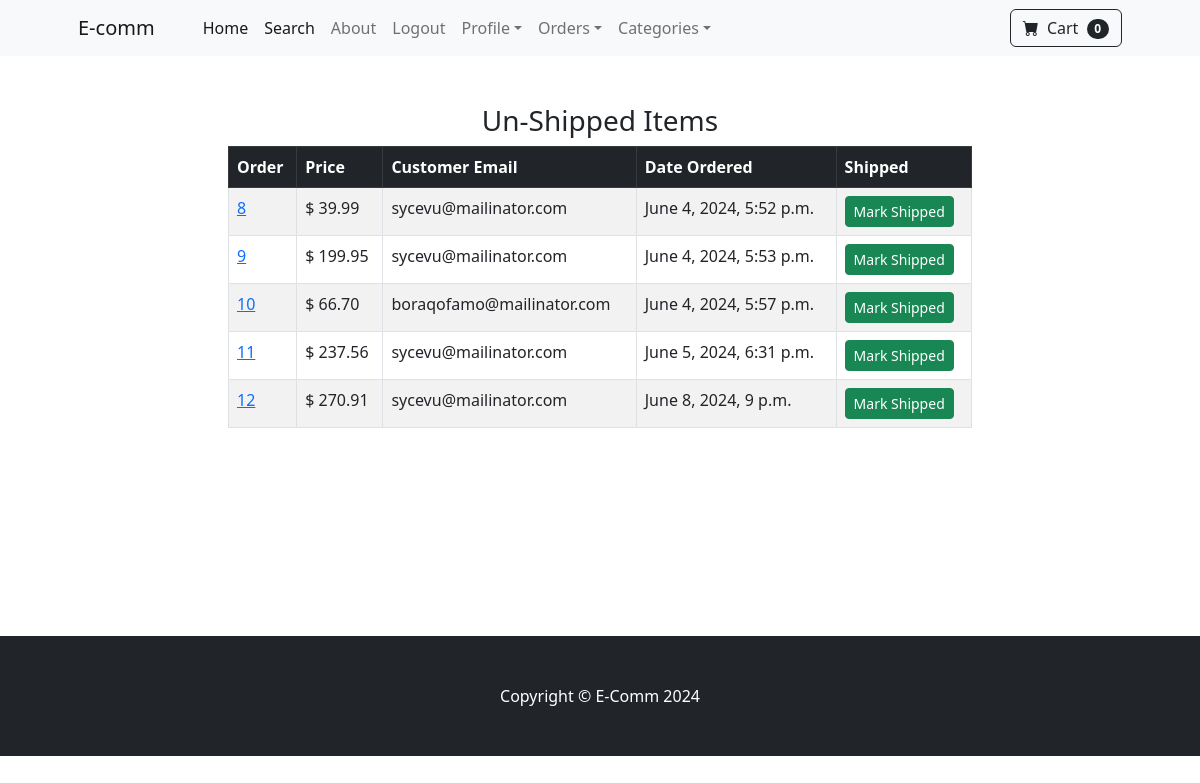
/payment/not_shipped_dash (signed in), run on an earlier commit of the app's database.
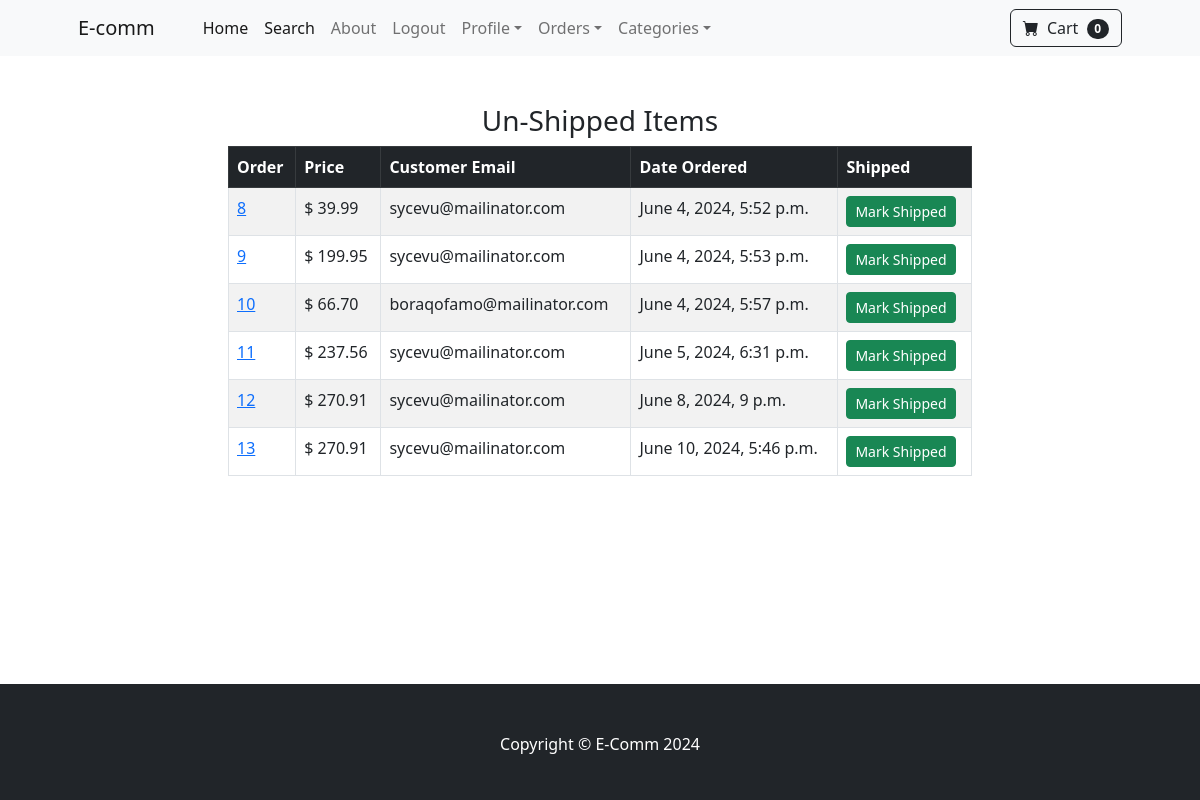
And on a later commit of the database.
### payment/models.py (models this page shows, shortened)
class Order(models.Model):
    user = models.ForeignKey(User, on_delete=models.CASCADE, null=True, blank=True)
    full_name = models.CharField(max_length=255)
    email = models.EmailField(max_length=255)
    shipping_address = models.TextField(max_length=15000)
    amount_paid = models.DecimalField(max_digits=10, decimal_places=2)
    date_ordered = models.DateTimeField(auto_now_add=True)
    shipped = models.BooleanField(default=False)
    date_shipped = models.DateTimeField(blank=True, null=True)

### payment/views.py (the view, shortened to what this page needs)
# urls.py: path('not_shipped_dash', views.not_shipped_dash, name='not_shipped_dash'),
def not_shipped_dash(request):
    if request.user.is_authenticated and request.user.is_superuser:
        orders = Order.objects.filter(shipped=False)
        return render(request, "payment/not_shipped_dash.html", {"orders":orders})
    else:
        messages.success(request, "Access Denied")
        return redirect ('home')

### cart/cart.py (called while the page is built)
    def __len__(self):
        return len(self.cart)

### cart/context_processors.py (called while the page is built)
def cart(request):
    return {'cart': Cart(request)}

### payment/templates/payment/not_shipped_dash.html (shortened to what this page needs)
{% extends 'base.html' %}
{% block content %}
        <div class="container">
            <div class="row">
                <center>
                    <div class="col-8">
                        <br><br>
                      <h3>Un-Shipped Items</h3>
                      <table class="table table-striped table-hover table-bordered">
                        <thead class="table-dark">
                          <tr>
                            <th scope="col">Order</th>
                            <th scope="col">Price</th>
                            <th scope="col">Customer Email</th>
                            <th scope="col">Date Ordered</th>
                            <th scope="col">Shipped</th>
                          </tr>
                        </thead>
                        <tbody>
                            {%  for item in orders  %}
                          <tr>
                            <td><a href="{% url 'orders' item.id %}">{{ item.id  }}</a></td>
                            <td>$ {{ item.amount_paid  }}</td>
                            <td>{{ item.email   }}</td>
                            <td>{{ item.date_ordered  }}</td>
                            <td>
                            <form method="POST">
                              <button type="Submit" class="btn btn-success btn-sm">Mark Shipped</button>
                            </form>
                            </td>
                        </tr>
                            {% endfor %}
                        </tbody>
                      </table>
                    </div>
                </center>
            </div>
        </div>
        <br><br><br><br><br><br><br><br>
{% endblock %}

### store/templates/base.html (shortened to what this page needs)
{% load static %}
<!DOCTYPE html>
<html lang="en">
    <head>
        <link href="https://cdn.jsdelivr.net/npm/bootstrap-icons@1.5.0/font/bootstrap-icons.css" rel="stylesheet" />
        <link href="{% static 'css/styles.css' %}" rel="stylesheet" />
    </head>
    <body>
    {% include 'navbar.html'%}
    {% block content %}
    {% endblock %}
        <footer class="py-5 bg-dark">
            <div class="container"><p class="m-0 text-center text-white">Copyright &copy; E-Comm 2024</p></div>
        </footer>
    </body>
</html>

### store/templates/navbar.html (shortened to what this page needs)
 <nav class="navbar navbar-expand-lg navbar-light bg-light">
    <div class="container px-4 px-lg-5">
        <a class="navbar-brand" href="{% url 'home' %}">E-comm</a>
        <div class="collapse navbar-collapse" id="navbarSupportedContent">
            <ul class="navbar-nav me-auto mb-2 mb-lg-0 ms-lg-4">
                <li class="nav-item"><a class="nav-link active" aria-current="page" href="{% url 'home' %}">Home</a></li>
                <li class="nav-item"><a class="nav-link active" aria-current="page" href="{% url 'search' %}">Search</a></li>
                <li class="nav-item"><a class="nav-link" href="{% url 'about' %}">About</a></li>
                {% if user.is_authenticated %}
                <li class="nav-item"><a class="nav-link" href="{% url 'logout' %}">Logout</a></li>
                <li class="nav-item dropdown">
                    <a class="nav-link dropdown-toggle" id="navbarDropdown" href="#" role="button" data-bs-toggle="dropdown" aria-expanded="false">Profile</a>
                </li>
               {%   if user.is_superuser %}
                <li class="nav-item dropdown">
                    <a class="nav-link dropdown-toggle" id="navbarDropdown" href="#" role="button" data-bs-toggle="dropdown" aria-expanded="false">Orders</a>
                </li>
                {% endif %}
                {% else %}
                <li class="nav-item"><a class="nav-link" href="{% url 'login' %}">Login</a></li>
                <li class="nav-item"><a class="nav-link" href="{% url 'register' %}">Register</a></li>
                {% endif %}
                <li class="nav-item dropdown">
                    <a class="nav-link dropdown-toggle" id="navbarDropdown" href="#" role="button" data-bs-toggle="dropdown" aria-expanded="false">Categories</a>
                </li>
            </ul>
            <form class="d-flex">
                <a href="{% url 'cart_summary' %}" class="btn btn-outline-dark">
                    <i class="bi-cart-fill me-1"></i>
                    Cart
                    <span class="badge bg-dark text-white ms-1 rounded-pill" id="cart_quantity">{{ cart | length }}</span>
                </a>
            </form>
        </div>
    </div>
</nav>

What changed in the data, as far as the page shows it:
added Order: id "13", amount_paid "270.91", email "sycevu@mailinator.com", date_ordered "June 10, 2024, 5:46 p.m."
